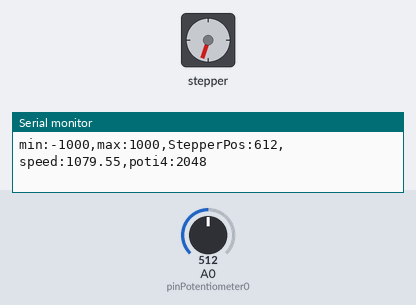
A sketch run on a simulated Arduino Uno, built with avr-gcc and run on an emulated ATmega328P. Parts: stepper motor, the last lines printed to the serial monitor. Inputs (shaded band) come from the test bench; at power-on: A0 (pinPotentiometer0) = 512. Stepper angles assume 200 steps per turn.

Above: at 1.2 s.
1.3 s: A0 (pinPotentiometer0) set to 0
At 1.65 s:
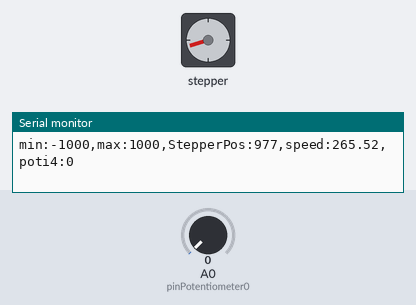
4.3 s: A0 (pinPotentiometer0) set to 306
At 4.67 s:
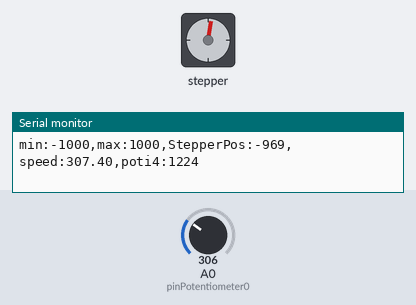
Timing chart, 0 to 19.3 s (numbered marks = the images above; inputs shaded):
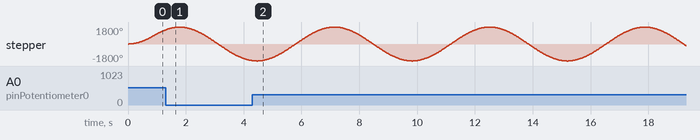

The sketch:

StepperTest2.ino
```cpp
#include <AccelStepper.h>
// https://www.arduino.cc/reference/en/libraries/accelstepper/
// https://github.com/waspinator/AccelStepper


#define pinStep1step 3
#define pinStep1dir 4
#define pinPotentiometer0 A0

AccelStepper stepper1(1, pinStep1step, pinStep1dir);
//AccelStepper stepper2(AccelStepper::FULL4WIRE, 8, 9, 10, 11);


void setup() {
  delay(10);
  Serial.begin(115200);
  delay(10);

  stepper1.setMaxSpeed(1400);
  stepper1.setAcceleration(1500);
  stepper1.moveTo(1000);
}

long lastPrint=0;
int potiPos=0;

void loop() {
  //stepper1.runToNewPosition(000);
  //stepper1.runToNewPosition(200);
  stepper1.run();
  if(stepper1.distanceToGo()==0){
    stepper1.moveTo(-1* stepper1.currentPosition());
  }
  if(lastPrint+(1000/5)<millis()){
    potiPos=analogRead(pinPotentiometer0);
    //stepper1.setAcceleration(4*potiPos+0.1);
    //stepper1.setMaxSpeed(4*potiPos+0.1);

    Serial.println("min:-1000,max:1000,StepperPos:"+String(stepper1.currentPosition())+",speed:"+String(stepper1.speed())+",poti4:"+String(4*potiPos));
    lastPrint=millis();
  }
  //delay(1000);
}
```
